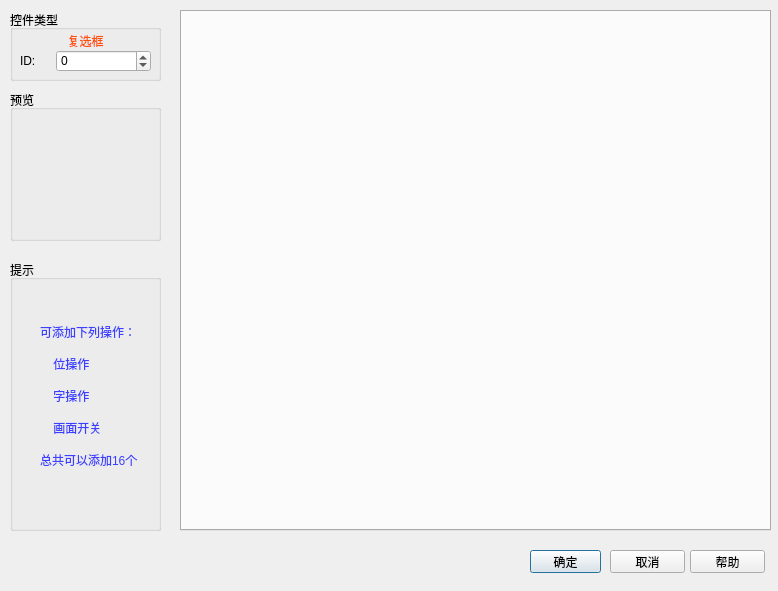
<?xml version="1.0" encoding="UTF-8"?>
<ui version="4.0">
 <class>CheckBoxDlg</class>
 <widget class="QDialog" name="CheckBoxDlg">
  <property name="geometry">
   <rect>
    <x>0</x>
    <y>0</y>
    <width>778</width>
    <height>591</height>
   </rect>
  </property>
  <property name="windowTitle">
   <string>Dialog</string>
  </property>
  <widget class="QPushButton" name="btnHelp">
   <property name="geometry">
    <rect>
     <x>690</x>
     <y>550</y>
     <width>75</width>
     <height>23</height>
    </rect>
   </property>
   <property name="focusPolicy">
    <enum>Qt::NoFocus</enum>
   </property>
   <property name="text">
    <string>帮助</string>
   </property>
  </widget>
  <widget class="QGroupBox" name="groupBox_preview">
   <property name="geometry">
    <rect>
     <x>10</x>
     <y>90</y>
     <width>151</width>
     <height>151</height>
    </rect>
   </property>
   <property name="title">
    <string>预览</string>
   </property>
   <widget class="QGraphicsView" name="graphicsView_3">
    <property name="geometry">
     <rect>
      <x>10</x>
      <y>20</y>
      <width>131</width>
      <height>121</height>
     </rect>
    </property>
    <property name="styleSheet">
     <string notr="true">background-color: rgba(255, 255, 255, 0);</string>
    </property>
   </widget>
  </widget>
  <widget class="QGroupBox" name="groupBox_ctlType">
   <property name="geometry">
    <rect>
     <x>10</x>
     <y>10</y>
     <width>151</width>
     <height>71</height>
    </rect>
   </property>
   <property name="title">
    <string>控件类型</string>
   </property>
   <widget class="QLabel" name="label_ctlType_3">
    <property name="geometry">
     <rect>
      <x>10</x>
      <y>20</y>
      <width>131</width>
      <height>21</height>
     </rect>
    </property>
    <property name="styleSheet">
     <string notr="true">color: rgb(255, 80, 0);</string>
    </property>
    <property name="text">
     <string>复选框</string>
    </property>
    <property name="alignment">
     <set>Qt::AlignCenter</set>
    </property>
   </widget>
   <widget class="QWidget" name="layoutWidget_4">
    <property name="geometry">
     <rect>
      <x>10</x>
      <y>40</y>
      <width>131</width>
      <height>22</height>
     </rect>
    </property>
    <layout class="QHBoxLayout" name="horizontalLayout_3">
     <item>
      <widget class="QLabel" name="label_5">
       <property name="maximumSize">
        <size>
         <width>30</width>
         <height>16777215</height>
        </size>
       </property>
       <property name="text">
        <string>ID:</string>
       </property>
      </widget>
     </item>
     <item>
      <widget class="QSpinBox" name="spinBox_3">
       <property name="minimum">
        <number>-1</number>
       </property>
       <property name="maximum">
        <number>100000</number>
       </property>
      </widget>
     </item>
    </layout>
   </widget>
  </widget>
  <widget class="QTabWidget" name="tabWidget">
   <property name="geometry">
    <rect>
     <x>180</x>
     <y>10</y>
     <width>591</width>
     <height>521</height>
    </rect>
   </property>
  </widget>
  <widget class="QGroupBox" name="groupBox_prompt">
   <property name="geometry">
    <rect>
     <x>10</x>
     <y>260</y>
     <width>151</width>
     <height>271</height>
    </rect>
   </property>
   <property name="title">
    <string>提示</string>
   </property>
   <widget class="QLabel" name="label_6">
    <property name="geometry">
     <rect>
      <x>30</x>
      <y>20</y>
      <width>111</width>
      <height>231</height>
     </rect>
    </property>
    <property name="styleSheet">
     <string notr="true">color: rgb(60, 63, 255);</string>
    </property>
    <property name="text">
     <string>可添加下列操作：

    位操作

    字操作

    画面开关

总共可以添加16个</string>
    </property>
   </widget>
  </widget>
  <widget class="QPushButton" name="btnCancel">
   <property name="geometry">
    <rect>
     <x>610</x>
     <y>550</y>
     <width>75</width>
     <height>23</height>
    </rect>
   </property>
   <property name="focusPolicy">
    <enum>Qt::NoFocus</enum>
   </property>
   <property name="text">
    <string>取消</string>
   </property>
  </widget>
  <widget class="QPushButton" name="btnAccept">
   <property name="geometry">
    <rect>
     <x>530</x>
     <y>550</y>
     <width>71</width>
     <height>23</height>
    </rect>
   </property>
   <property name="text">
    <string>确定</string>
   </property>
   <property name="checkable">
    <bool>false</bool>
   </property>
   <property name="default">
    <bool>true</bool>
   </property>
  </widget>
 </widget>
 <resources/>
 <connections/>
</ui>
